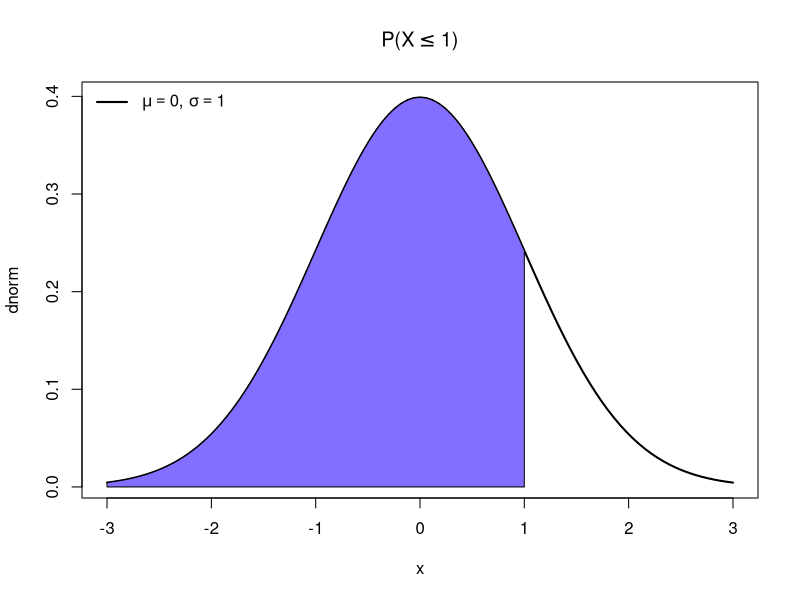
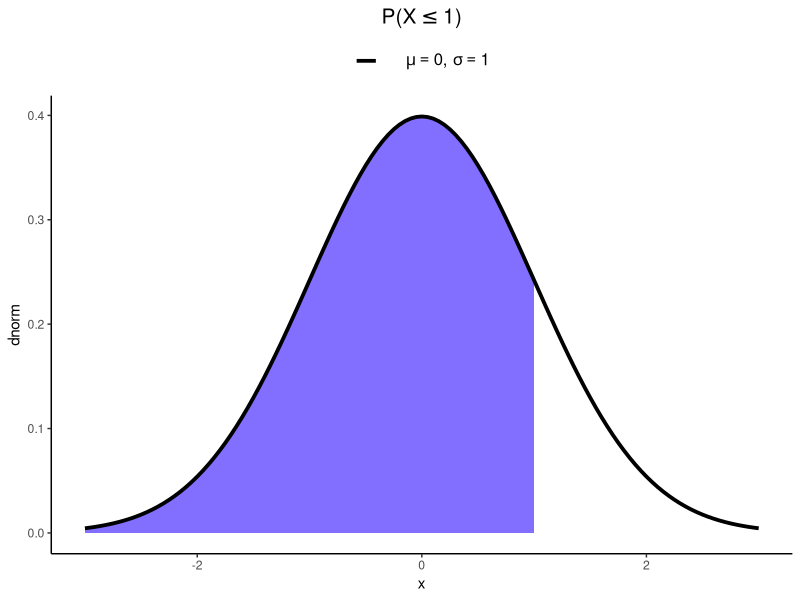
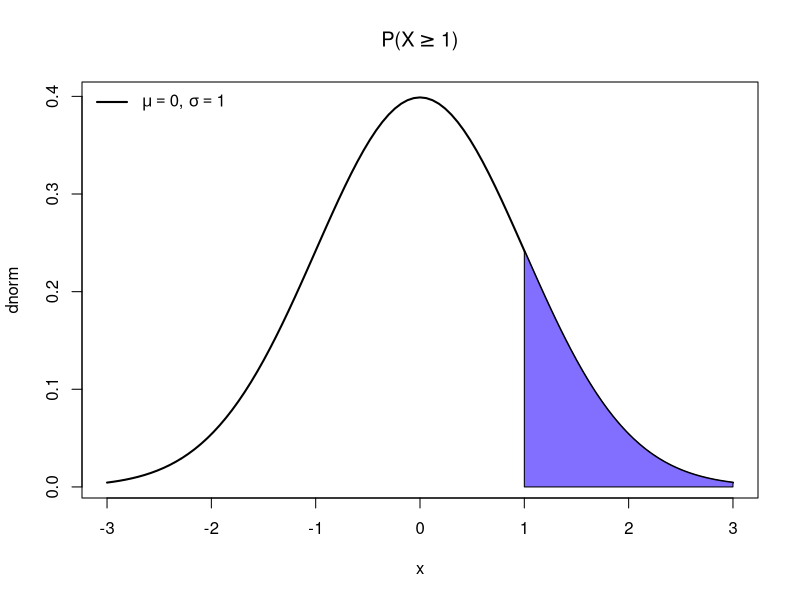
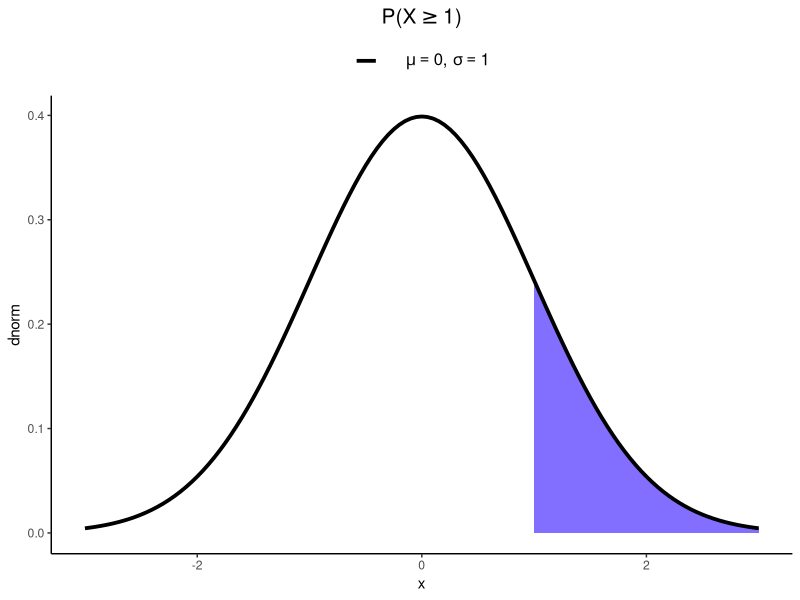
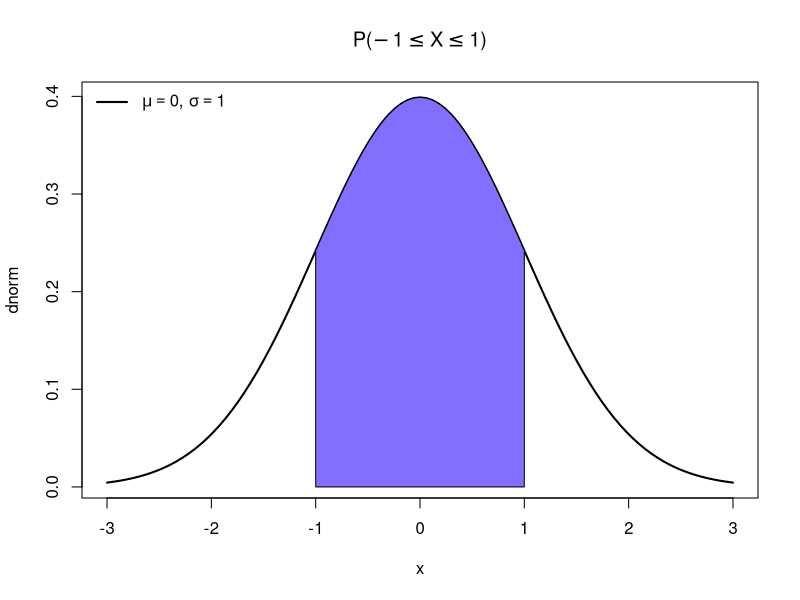
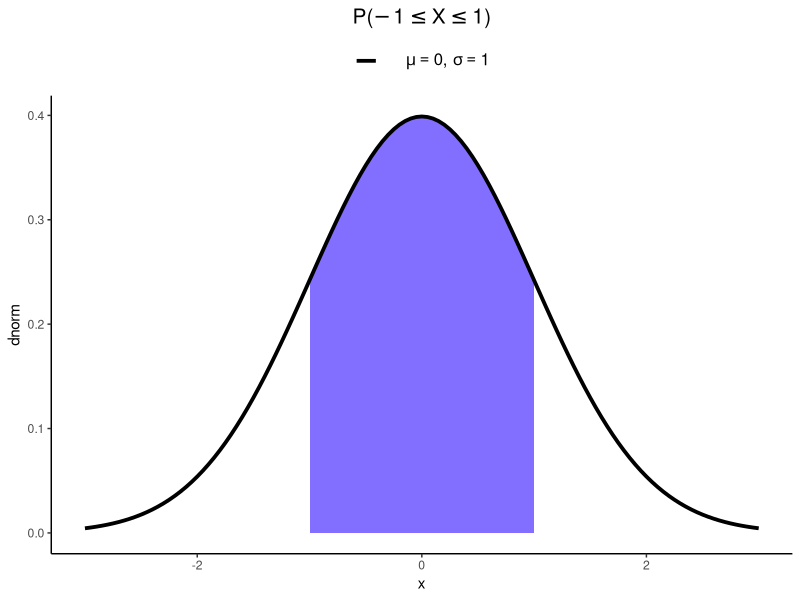
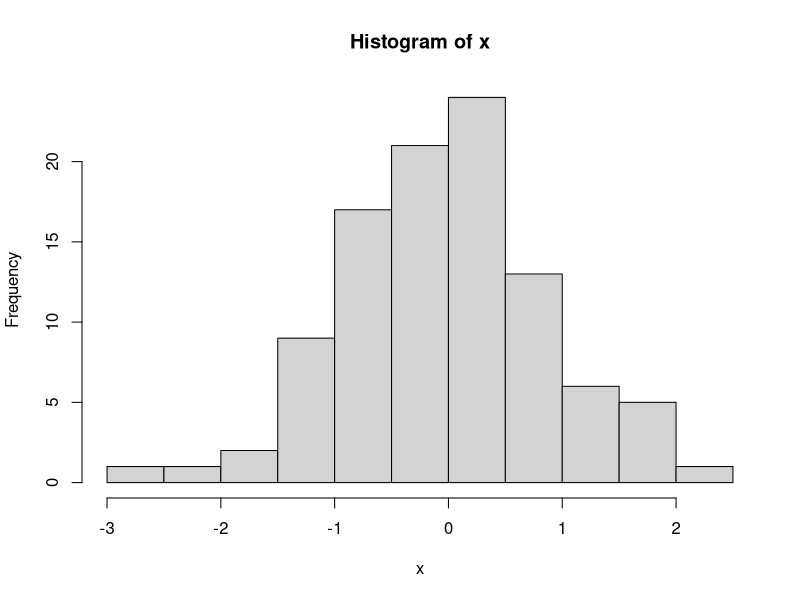
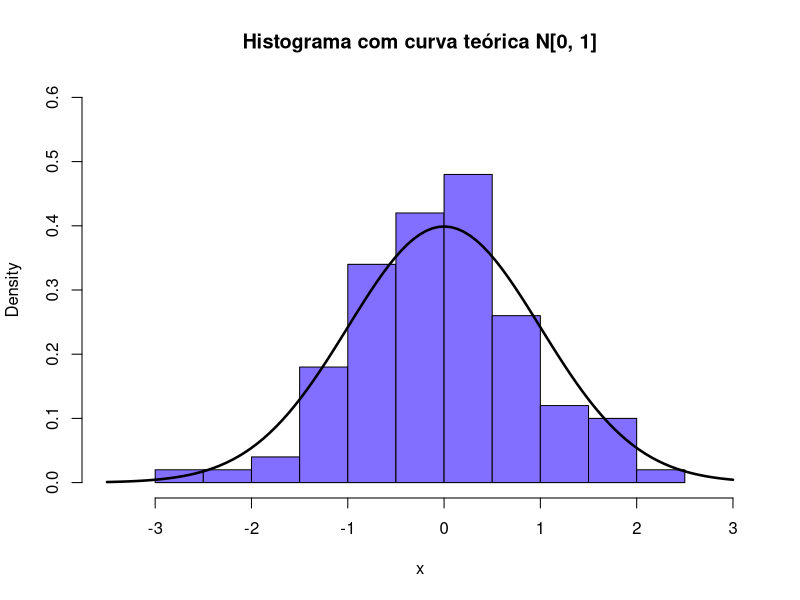

Write R code to recreate these figures, in order.
## ---- chunk 1
knitr::opts_chunk$set(echo = TRUE)
## ---- chunk 2
library(ggplot2)
## ---- chunk 3
quantil = 1
## ---- chunk 4
cat('f(1, 0, 1) = ', dnorm(quantil))
## ---- chunk 5
plot(dnorm, -3, 3, lwd = 2, main = expression(paste('P(X', phantom()<= 1, ')')))
polygon(x = c(-3, seq(-3, quantil, by = 0.05), quantil), y = c(0, dnorm(seq(-3, quantil, by = 0.05)), 0), col = 'SlateBlue1')
legend("topleft", legend = c(expression(paste(italic(mu) == 0, ', ', italic(sigma) == 1))), 
      lty=1, col=c('black'), lwd=2, bty="n")
## ---- chunk 6
cat('P(X <= 1) = ', pnorm(quantil))
## ---- chunk 7
ggplot(data.frame(x = seq(-3, 3, by = 0.05)), aes(x = x)) +
  geom_polygon(data = data.frame(x.p = c(-3, seq(-3, quantil, by = 0.05), quantil),
                                 y.p = c(0, dnorm(seq(-3, quantil, by = 0.05)), 0)), 
               aes(x = x.p, y = y.p), 
               fill = 'SlateBlue1') +
  geom_line(aes(y = dnorm(x), color = 'black'), size = 1.3) +
  labs(title = expression(paste('P(X', phantom()<= 1, ')')), y = 'dnorm') +
  scale_color_manual(name = NULL, values=c('black'),
                     labels = expression(paste('    ', mu == 0, ', ', sigma == 1))) +
  theme_classic() +
  theme(legend.position = 'top', legend.text = element_text(size = 12), 
        plot.title = element_text(hjust = 0.5, size = 15, face = 'bold'))
## ---- chunk 8
plot(dnorm, -3, 3, lwd = 2, main = expression(paste('P(X', phantom()>= 1, ')')))
polygon(x = c(quantil, seq(1, 3, by = 0.05), 3), y = c(0, dnorm(seq(quantil, 3, by = 0.05)), 0), col = 'SlateBlue1')
legend("topleft", legend = c(expression(paste(italic(mu) == 0, ', ', italic(sigma) == 1))), 
      lty=1, col=c('black'), lwd=2, bty="n")
## ---- chunk 9
cat('P(X >= 1) = ', pnorm(quantil, lower.tail = FALSE))
## ---- chunk 10
ggplot(data.frame(x = seq(-3, 3, by = 0.05)), aes(x = x)) +
  geom_polygon(data = data.frame(x.p = c(quantil, seq(1, 3, by = 0.05), 3),
                                 y.p = c(0, dnorm(seq(quantil, 3, by = 0.05)), 0)), 
               aes(x = x.p, y = y.p), 
               fill = 'SlateBlue1') +
  geom_line(aes(y = dnorm(x), color = 'black'), size = 1.3) +
  labs(title = expression(paste('P(X', phantom()>= 1, ')')), y = 'dnorm') +
  scale_color_manual(name = NULL, values=c('black'),
                     labels = expression(paste('    ', mu == 0, ', ', sigma == 1))) +
  theme_classic() +
  theme(legend.position = 'top', legend.text = element_text(size = 12), 
        plot.title = element_text(hjust = 0.5, size = 15, face = 'bold'))
## ---- chunk 11
plot(dnorm, -3, 3, lwd = 2, main = expression(paste('P(', -1 <= X,
                       phantom()<= 1, ')')), ylab = 'dnorm')
polygon(x = c(-quantil, seq(-quantil, quantil, by = 0.05), quantil), y = c(0, dnorm(seq(-quantil, quantil, by = 0.05)), 0), col = 'SlateBlue1')
legend("topleft", legend = c(expression(paste(italic(mu) == 0, ', ', italic(sigma) == 1))), 
      lty=1, col=c('black'), lwd=2, bty="n")
## ---- chunk 12
cat('P(-1 <= X <= 1) = ', punif(1) - punif(-1))
## ---- chunk 13
ggplot(data.frame(x = seq(-3, 3, by = 0.05)), aes(x = x)) +
  geom_polygon(data = data.frame(x.p = c(-quantil, seq(-quantil, quantil, by = 0.05), quantil),
                          y.p = c(0, dnorm(seq(-quantil, quantil, by = 0.05)), 0)), 
                          aes(x = x.p, y = y.p), 
                          fill = 'SlateBlue1') +
  geom_line(aes(y = dnorm(x), color = 'black'), size = 1.3) +
  labs(title = expression(paste('P(', -1 <= X, phantom()<= 1, ')')), y = 'dnorm') +
  scale_color_manual(name = NULL, values=c('black'),
                     labels = expression(paste('    ', mu == 0, ', ', sigma == 1))) +
  theme_classic() +
  theme(legend.position = 'top', legend.text = element_text(size = 12), 
        plot.title = element_text(hjust = 0.5, size = 15, face = 'bold'))
## ---- chunk 14
cat('P(X <= x) = 0.95\n', 'x = ', qnorm(0.95))
## ---- chunk 15
x = rnorm(100)
## ---- chunk 16
y = hist(x)
lim.y = c(0, max(y$density) + max(y$density)/4)
lim.x = c(min(y$breaks) - 0.5, max(y$breaks) + 0.5)
## ---- chunk 17
hist(x, probability = TRUE, main = "Histograma com curva teórica N[0, 1]", col = "SlateBlue1", xlim = lim.x, ylim = lim.y) 
curve(dnorm(x), add=T, lwd = 2.5)

hist(x, freq = F, main = "Gráfico de densidade estimada", col = "SlateBlue1", xlim = lim.x, ylim = lim.y)
lines(density(x), lwd = 2.5)
## ---- chunk 18
x = as.data.frame(x)
ggplot(x, aes(x = x, y = after_stat(density))) +
  geom_histogram(fill = 'SlateBlue1', color = 'black', binwidth = 0.4) +
  geom_line(aes(y = dnorm(x)), size = 1) +
  labs(title = "Histograma com curva teórica N[0, 1]") +
  theme_classic() +
  theme(plot.title = element_text(hjust = 0.5, size = 15, face = 'bold'))

ggplot(x, aes(x = x, y = after_stat(density))) +
  geom_histogram(fill = 'SlateBlue1', color = 'black', binwidth = 0.4) +
  geom_density(size = 1) +
  labs(title = "Gráfico de densidade estimada") +
  theme_classic() +
  theme(plot.title = element_text(hjust = 0.5, size = 15, face = 'bold'))
